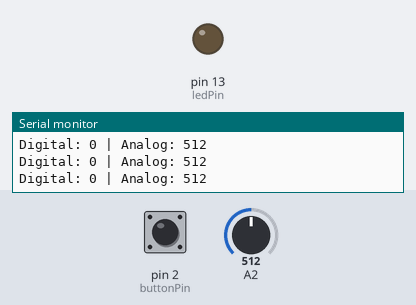
This sketch was run on a simulated Arduino Uno, built with avr-gcc and run on an emulated ATmega328P. On the bench: output pins drawn as LEDs (lit = HIGH), the last lines printed to the serial monitor. Dashed ring = blinking. The test bench sets the inputs (shaded band); at power-on: pin 2 (buttonPin) LOW, A2 = 512.

Above: at 1.2 s.
1.3 s: pin 2 (buttonPin) pulled HIGH for 0.15 s
At 2.5 s:
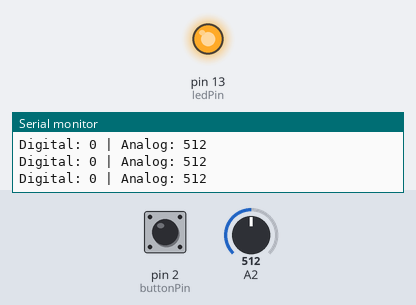
2.9 s: A2 set to 108
5.9 s: A2 set to 94
8.9 s: pin 2 (buttonPin) pulled HIGH for 1 s
At 10.3 s:
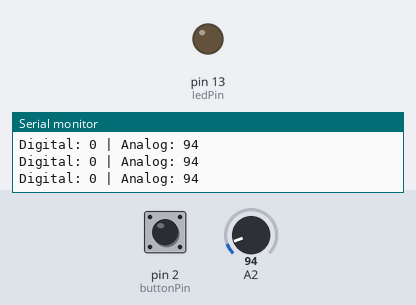
11.4 s: pin 2 (buttonPin) pulled HIGH for 3.2 s
At 12.0 s:
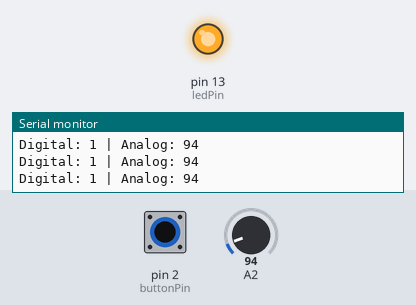
16.1 s: pin 2 (buttonPin) pulsed HIGH 5 times (0.12 s each, 0.3 s apart)
At 16.6 s:
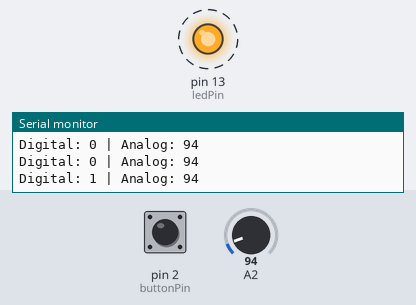
Timing chart, 0 to 19.1 s (numbered marks = the images above; inputs shaded):
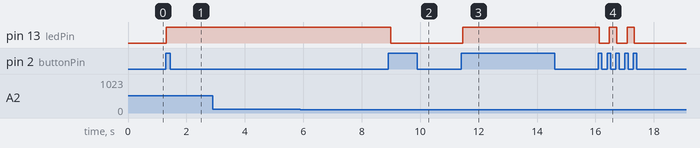

The sketch:

switch_button_led.ino
```cpp
const int buttonPin = 2;
const int ledPin = 13;

int ledState = LOW;
int buttonState = 0;
int lastButtonState = 0;

void setup()
{
  pinMode ( buttonPin, INPUT );
  pinMode ( ledPin, OUTPUT );

  Serial.begin(9600);
}

void loop()
{
  buttonState = digitalRead(buttonPin);

  if ( buttonState == HIGH & lastButtonState == LOW )
  {
    ledState = !ledState;
    digitalWrite(ledPin, ledState);
    delay(50);
   }
  lastButtonState = buttonState;

  Serial.print("Digital: ");
  Serial.print(buttonState);

  int analogValue = analogRead(buttonPin);
  Serial.print(" | Analog: ");
  Serial.println(analogValue);

  delay(100);
}
```

Measured:
- after the input at 1.3 s, pin 13 (ledPin): LOW → HIGH at once
- after the input at 8.9 s, pin 13 (ledPin): HIGH → LOW after 0.09 s
- after the input at 11.4 s, pin 13 (ledPin): LOW → HIGH after 0.06 s
- after the input at 16.1 s, pin 13 (ledPin): alternates HIGH for 0.25 s and LOW for 0.35 s, 5 changes in all, then stays LOW, starting at once
